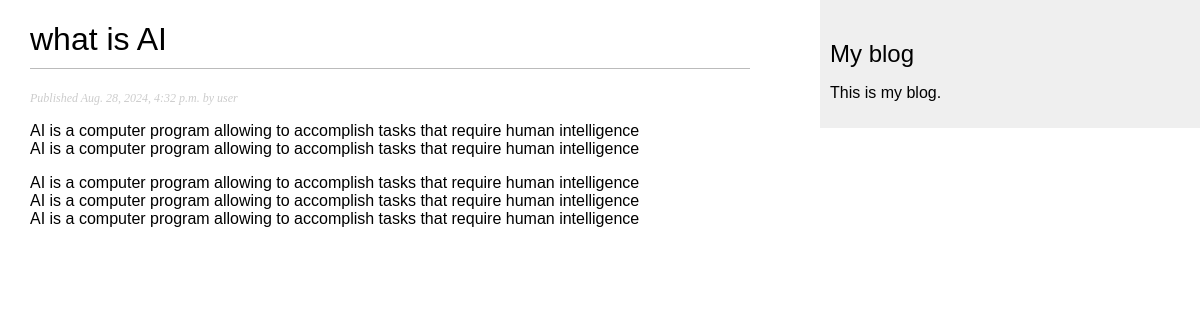
Page /blog/2024/8/28/what-is-ai/ on the committed database.
### blog/models.py (models this page shows, shortened)
class Post(models.Model):
    objects = models.Manager() # The default manager.
    published = PublishedManager() # Our custom manager.
    class Status(models.TextChoices):
       DRAFT = 'DF', 'Draft'
       PUBLISHED = 'PB', 'Published'
    title = models.CharField(max_length=250)
    slug = models.SlugField(
        max_length=250,
        unique_for_date='publish')
    author = models.ForeignKey(
    settings.AUTH_USER_MODEL,
    on_delete=models.CASCADE,
    related_name='blog_posts'
                       )
    body = models.TextField()
    publish = models.DateTimeField(default=timezone.now)
    created = models.DateTimeField(auto_now_add=True)
    updated = models.DateTimeField(auto_now=True)
    status = models.CharField(
    max_length=2,
    choices=Status,
    default=Status.DRAFT)
    class Meta:
        ordering = ['-publish']
        indexes = [
        models.Index(fields=['-publish']),
            ]

### blog/views.py (the view)
# urls.py: path('<int:year>/<int:month>/<int:day>/<slug:post>/',views.post_detail, name='post_detail'),
def post_detail(request,year, month, day, post):
    post = get_object_or_404(
    Post,
    status=Post.Status.PUBLISHED,
    slug=post,
     publish__year=year,
    publish__month=month,
    publish__day=day
    )
    return render(
    request,
    'blog/post/detail.html',
    {'post': post}
    )

### blog/templates/blog/post/detail.html (shortened to what this page needs)
{% extends "blog/base.html" %}
{% block content %}
    <h1>{{ post.title }}</h1>
    <p class="date">
    Published {{ post.publish }} by {{ post.author }}
    </p>
    {{ post.body|linebreaks }}
{% endblock %}

### blog/static/css/blog.css (style rules this page uses)
body { margin:0; padding:0; font-family:helvetica, sans-serif; }
h1 { font-weight:normal; border-bottom:1px solid #bbb; padding:0 0 10px 0; }
p.date { color:#ccc; font-family: georgia, serif; font-size: 12px; font-style: italic; }

### rows in the picture
Post: title "what is AI", publish "Aug. 28, 2024, 4:32 p.m.", author "user", body "AI is a computer program allowing to accomplish tasks that require human intelligence AI is a computer program allowing to accomplish tasks that require human intelligence AI is a computer program allowing to accomplish tasks that require human intelligence AI is a computer program allowing to accomplish tasks that require human intelligence AI is a computer program allowing to accomplish tasks that require human intelligence"
